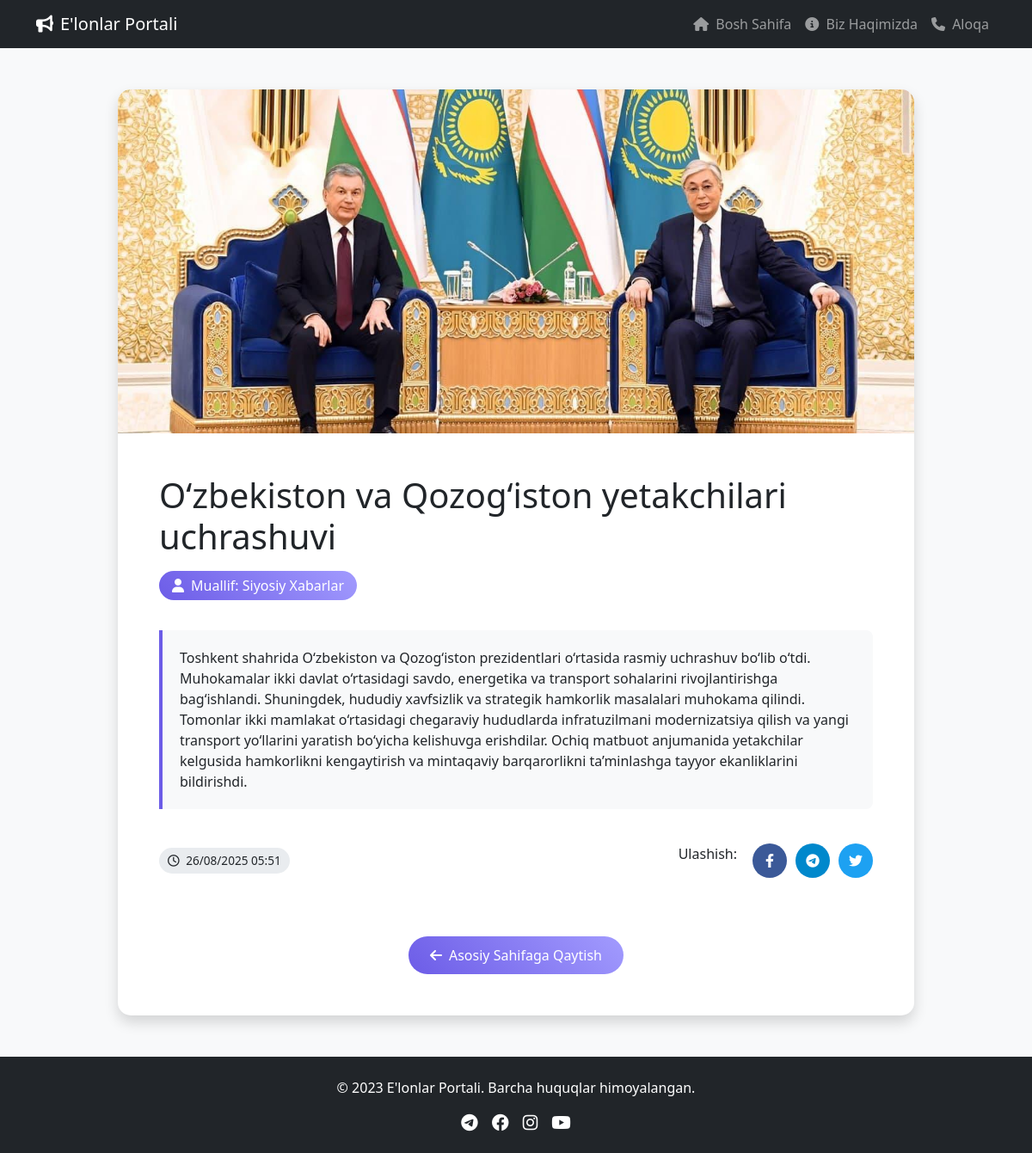
The page /announcement/2/ on the database its author committed.
### app/models.py (models this page shows, shortened)
class Announcement(models.Model):
    name = models.CharField(max_length=250, verbose_name="Malumot Nomi")
    description = models.TextField(verbose_name="Malumot qo‘shing")
    views = models.IntegerField(default=0, null=True, blank=True, verbose_name="Ko‘rishlar soni")
    image = models.ImageField(upload_to="image/", null=True, blank=True, verbose_name="Surat kiriting")
    video = models.FileField(upload_to="video/", null=True, blank=True, verbose_name="Video kiriting")
    create_at = models.DateTimeField(auto_now_add=True, verbose_name="Qo‘yilgan vaqti")
    update_at = models.DateTimeField(auto_now=True, verbose_name="O‘zgartirilgan vaqti")
    published = models.BooleanField(default=True, verbose_name="Saytga chiqarilsinmi?")
    author = models.ForeignKey(Advertisement, on_delete=models.CASCADE, verbose_name="Bo‘limlar")
    class Meta:
        verbose_name = 'Elon'
        verbose_name_plural = 'Elonlar'
        ordering = ['-create_at']

class Advertisement(models.Model):
    title = models.CharField(max_length=250)
    class Meta:
        verbose_name = 'Reklama'
        verbose_name_plural = 'Reklamalar'
        ordering = ['title']

### app/views.py (the view)
# urls.py: path('announcement/<int:pk>/', announcement_detail, name='announcement_detail'),
def announcement_detail(request, pk):
    announcement = get_object_or_404(Announcement, pk=pk)
    context = {
        'announcement': announcement
    }
    return render(request, 'app/announcement_detail.html', context)

### app/templates/app/announcement_detail.html (shortened to what this page needs)
<!DOCTYPE html>
<html lang="uz">
<head>
    <link href="https://cdn.jsdelivr.net/npm/bootstrap@5.3.0/dist/css/bootstrap.min.css" rel="stylesheet">
    <link rel="stylesheet" href="https://cdnjs.cloudflare.com/ajax/libs/font-awesome/6.4.0/css/all.min.css">
</head>
<body>
    <nav class="navbar navbar-expand-lg navbar-dark bg-dark sticky-top">
        <div class="container">
            <a class="navbar-brand" href="#">
                <i class="fas fa-bullhorn me-2"></i>E'lonlar Portali
            </a>
            <div class="collapse navbar-collapse" id="navbarNav">
                <ul class="navbar-nav ms-auto">
                    <li class="nav-item">
                        <a class="nav-link" href="{% url 'index' %}"><i class="fas fa-home me-1"></i> Bosh Sahifa</a>
                    </li>
                    <li class="nav-item">
                        <a class="nav-link" href="#"><i class="fas fa-info-circle me-1"></i> Biz Haqimizda</a>
                    </li>
                    <li class="nav-item">
                        <a class="nav-link" href="#"><i class="fas fa-phone me-1"></i> Aloqa</a>
                    </li>
                </ul>
            </div>
        </div>
    </nav>
    <div class="container my-5">
        <div class="row justify-content-center">
            <div class="col-lg-10">
                <div class="announcement-card bg-white">
                    {% if announcement.image %}
                    <img src="{{ announcement.image.url }}" alt="{{ announcement.name }}" class="announcement-image">
                    {% endif %}
                    <div class="p-4 p-md-5">
                        <h1 class="mb-3">{{ announcement.name }}</h1>
                        <div class="author-badge">
                            <i class="fas fa-user me-2"></i>Muallif: {{ announcement.author.title }}
                        </div>
                        <div class="description-box">
                            <p class="mb-0">{{ announcement.description }}</p>
                        </div>
                        <div class="d-flex justify-content-between align-items-center flex-wrap">
                            <div class="time-badge">
                                <i class="far fa-clock me-1"></i> {{ announcement.create_at|date:"d/m/Y H:i" }}
                            </div>
                            <div class="social-share">
                                <span class="me-2">Ulashish:</span>
                                <a href="#" class="social-icon facebook"><i class="fab fa-facebook-f"></i></a>
                                <a href="#" class="social-icon telegram"><i class="fab fa-telegram-plane"></i></a>
                                <a href="#" class="social-icon twitter"><i class="fab fa-twitter"></i></a>
                            </div>
                        </div>
                        <div class="mt-5 text-center">
                            <a href="{% url 'index' %}" class="btn back-button text-white">
                                <i class="fas fa-arrow-left me-2"></i>Asosiy Sahifaga Qaytish
                            </a>
                        </div>
                    </div>
                </div>
            </div>
        </div>
    </div>
    <footer class="bg-dark text-white text-center py-4 mt-5">
        <div class="container">
            <p>&copy; 2023 E'lonlar Portali. Barcha huquqlar himoyalangan.</p>
            <div class="d-flex justify-content-center gap-3">
                <a href="#" class="text-white"><i class="fab fa-telegram fa-lg"></i></a>
                <a href="#" class="text-white"><i class="fab fa-facebook fa-lg"></i></a>
                <a href="#" class="text-white"><i class="fab fa-instagram fa-lg"></i></a>
                <a href="#" class="text-white"><i class="fab fa-youtube fa-lg"></i></a>
            </div>
        </div>
    </footer>
</body>
</html>

### app/templates/app/announcement_detail.html (style rules this page uses)
body { background-color: #f8f9fa; font-family: 'Segoe UI', Tahoma, Geneva, Verdana, sans-serif; }
.announcement-card { border-radius: 15px; box-shadow: 0 0.5rem 1rem rgba(0, 0, 0, 0.15); overflow: hidden; transition: transform 0.3s ease; }
.announcement-image { height: 400px; object-fit: cover; width: 100%; }
.author-badge { background: linear-gradient(45deg, #6c5ce7, #a29bfe); color: white; padding: 5px 15px; border-radius: 20px; display: inline-block; margin-bottom: 15px; }
.description-box { background-color: #f8f9fa; border-left: 4px solid #6c5ce7; padding: 20px; border-radius: 0 8px 8px 0; margin: 20px 0; }
.back-button { background: linear-gradient(45deg, #6c5ce7, #a29bfe); border: none; border-radius: 30px; padding: 10px 25px; transition: all 0.3s ease; }
.time-badge { background-color: #e9ecef; padding: 5px 10px; border-radius: 15px; font-size: 0.85rem; }
.social-share { display: flex; gap: 10px; margin: 20px 0; }
.social-icon { width: 40px; height: 40px; border-radius: 50%; display: flex; align-items: center; justify-content: center; color: white; text-decoration: none; transition: all 0.3s ease; }
.facebook { background-color: #3b5998; }
.telegram { background-color: #0088cc; }
.twitter { background-color: #1da1f2; }

### rows shown on the page
Announcement: image (picture), name "O‘zbekiston va Qozog‘iston yetakchilari uchrashuvi", author "Siyosiy Xabarlar", description "Toshkent shahrida O‘zbekiston va Qozog‘iston prezidentlari o‘rtasida rasmiy uchrashuv bo‘lib o‘tdi. Muhokamalar ikki davlat o‘rtasidagi savdo, energetika va transport sohalarini rivojlantirishga bag‘ishlandi. Shuningdek, hududiy xavfsizlik va strategik hamkorlik masalalari muhokama qilindi. Tomonlar ikki mamlakat o‘rtasidagi chegaraviy hududlarda infratuzilmani modernizatsiya qilish va yangi transport yo‘llarini yaratish bo‘yicha kelishuvga erishdilar. Ochiq matbuot anjumanida yetakchilar kelgusida hamkorlikni kengaytirish va mintaqaviy barqarorlikni ta’minlashga tayyor ekanliklarini bildirishdi.", create_at "26/08/2025 05:51"
